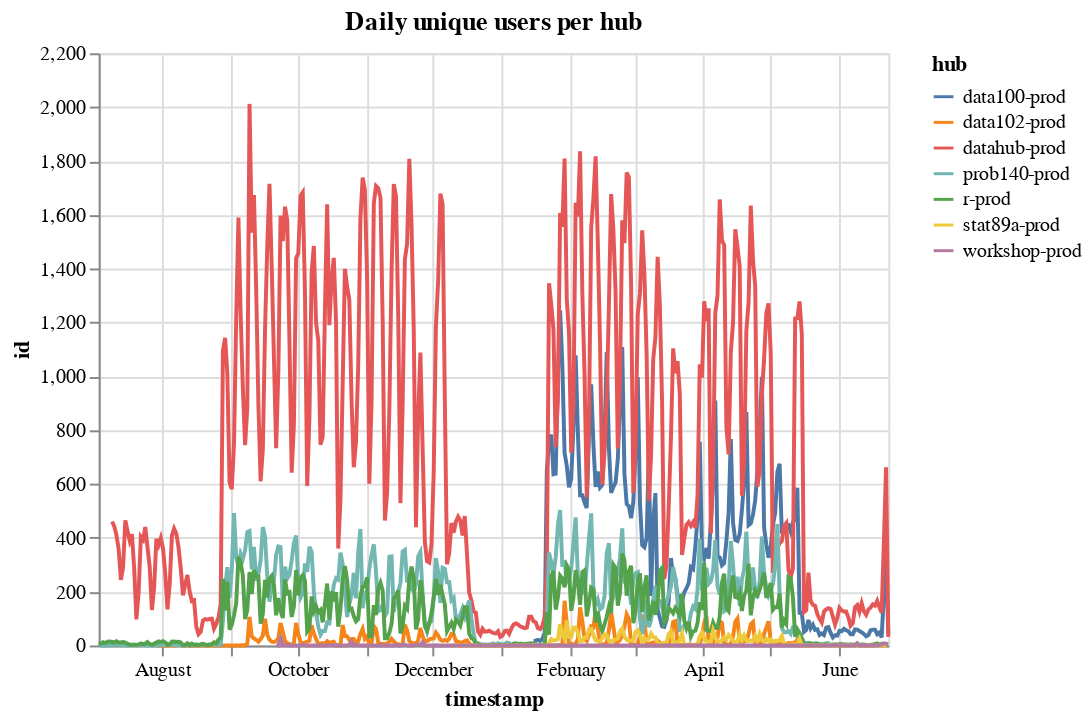

Here is the notebook cell this chart was saved with:
### Code cell
alt.Chart(unique_daily_users, title="Daily unique users per hub").mark_line().encode(
    x='timestamp',
    y='id',
    color='hub'
)

### Figure 1 — Vega-Lite specification as saved in the notebook (floating-point values rounded to 4 significant figures; data arrays with more than 128 entries replaced by an {"elided": "..."} marker saying what was removed)
{"config": {"view": {"continuousWidth": 400, "continuousHeight": 300}}, "data": {"name": "data-b49663fed5c2100ccd7cdb00b837ff66"}, "mark": "line", "encoding": {"color": {"type": "nominal", "field": "hub"}, "x": {"type": "temporal", "field": "timestamp"}, "y": {"type": "quantitative", "field": "id"}}, "title": "Daily unique users per hub", "$schema": "https://vega.github.io/schema/vega-lite/v4.0.2.json", "datasets": {"data-b49663fed5c2100ccd7cdb00b837ff66": {"elided": "2028 records"}}}
